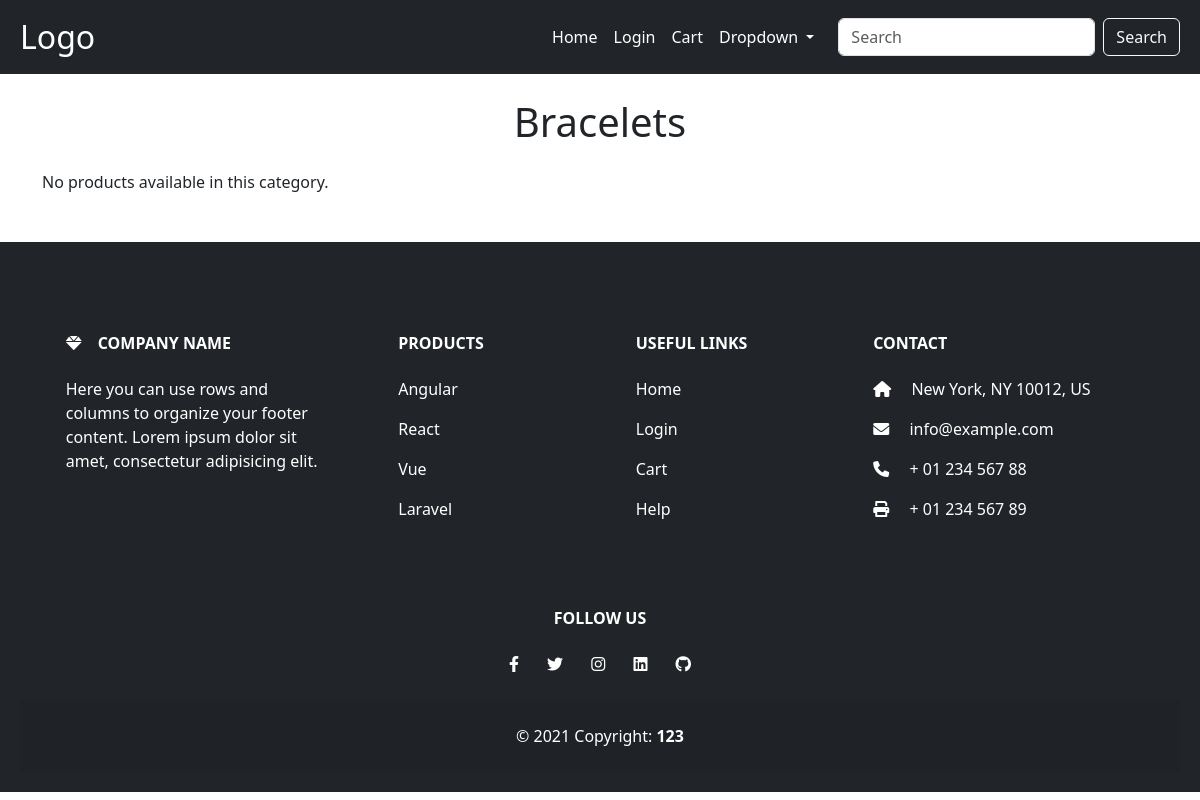
Before: /category/2/ with the older database file.
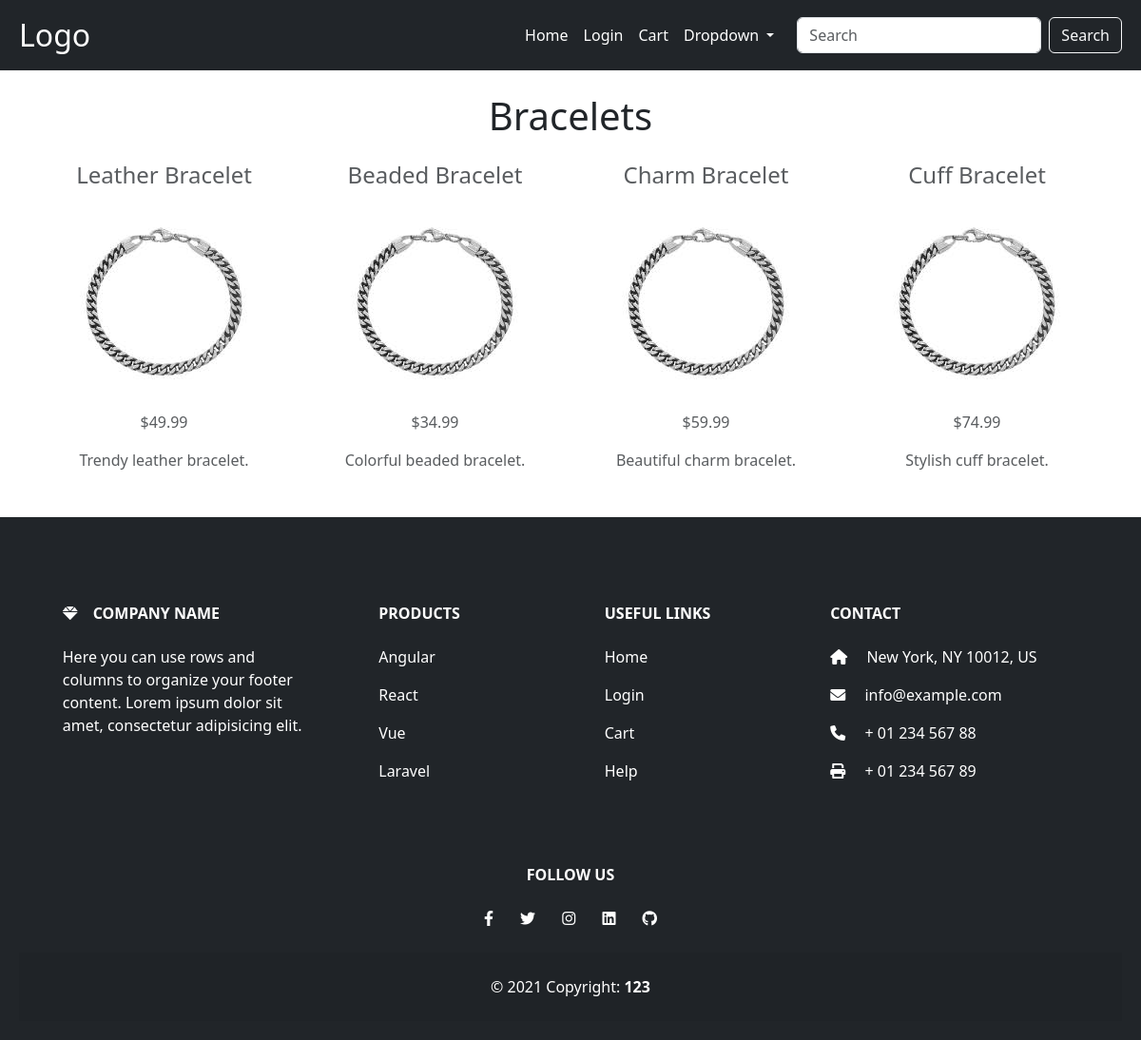
After: the same page with the newer database file.
### app1/models.py (models this page shows, shortened)
class Product(models.Model):
    name = models.CharField(max_length=100)
    description = models.TextField(blank=True)
    price = models.DecimalField(max_digits=10, decimal_places=2)
    category = models.ForeignKey(ProductCategory, on_delete=models.CASCADE, related_name='products')
    image = models.CharField(max_length=255)  # Path to product image

### app1/views.py (the view)
# urls.py: path('category/<int:category_id>/', category_detail, name='category_detail'),  # New URL for category details
def category_detail(request, category_id):
    category = get_object_or_404(ProductCategory, id=category_id)
    products = category.products.all()  # This fetches products related to the category
    return render(request, 'category_detail.html', {'category': category, 'products': products})

### app1/templates/category_detail.html
{% extends 'base.html' %}
{% load static %}
{% block content %}
<div class="container">
    <h1 class="text-center my-4">{{ category.name }}</h1>
    <div class="row">
        {% if products %}
            {% for product in products %}
            <div class="col-md-3 text-center text-muted">
                <h4 class="fw-normal">{{ product.name }}</h4>
                <a href="{% url 'shop' %}?id={{ product.id }}">
                    <img src="{% static product.image %}" class="img-fluid" alt="{{ product.name }}">
                </a>
                <p>${{ product.price }}</p>
                <p>{{ product.description }}</p>
            </div>
            {% endfor %}
        {% else %}
            <p>No products available in this category.</p>
        {% endif %}
    </div>
</div>
{% endblock %}

Changed rows visible on the page:
added Product: name "Leather Bracelet", image (picture), price "49.99", description "Trendy leather bracelet."
added Product: name "Beaded Bracelet", image (picture), price "34.99", description "Colorful beaded bracelet."
added Product: name "Charm Bracelet", image (picture), price "59.99", description "Beautiful charm bracelet."
added Product: name "Cuff Bracelet", image (picture), price "74.99", description "Stylish cuff bracelet."
Other visible differences:
text no longer shown: "No products available in this category."
